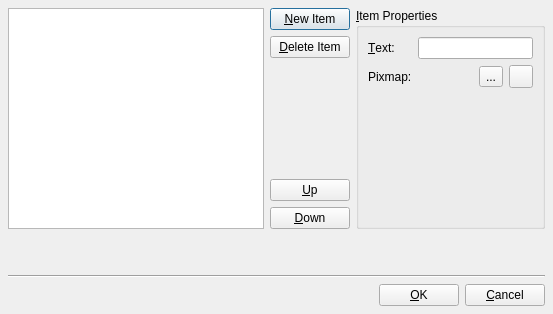
<ui version="4.0" >
 <author></author>
 <comment></comment>
 <exportmacro></exportmacro>
 <class>ListWidgetEditor</class>
 <widget class="QDialog" name="ListWidgetEditor" >
  <property name="geometry" >
   <rect>
    <x>0</x>
    <y>0</y>
    <width>553</width>
    <height>314</height>
   </rect>
  </property>
  <property name="windowTitle" >
   <string>Dialog</string>
  </property>
  <layout class="QGridLayout" >
   <property name="margin" >
    <number>8</number>
   </property>
   <property name="spacing" >
    <number>6</number>
   </property>
   <item row="0" column="0" >
    <layout class="QGridLayout" >
     <property name="margin" >
      <number>0</number>
     </property>
     <property name="spacing" >
      <number>6</number>
     </property>
     <item row="0" column="1" >
      <widget class="QPushButton" name="newItemButton" >
       <property name="text" >
        <string>&amp;New Item</string>
       </property>
       <property name="default" >
        <bool>true</bool>
       </property>
      </widget>
     </item>
     <item row="3" column="1" >
      <widget class="QPushButton" name="moveItemUpButton" >
       <property name="text" >
        <string>&amp;Up</string>
       </property>
      </widget>
     </item>
     <item row="2" column="1" >
      <spacer>
       <property name="orientation" >
        <enum>Qt::Vertical</enum>
       </property>
       <property name="sizeHint" >
        <size>
         <width>20</width>
         <height>40</height>
        </size>
       </property>
      </spacer>
     </item>
     <item row="4" column="1" >
      <widget class="QPushButton" name="moveItemDownButton" >
       <property name="text" >
        <string>&amp;Down</string>
       </property>
      </widget>
     </item>
     <item row="1" column="1" >
      <widget class="QPushButton" name="deleteItemButton" >
       <property name="text" >
        <string>&amp;Delete Item</string>
       </property>
      </widget>
     </item>
     <item rowspan="5" row="0" column="0" >
      <widget class="QListWidget" name="listWidget" />
     </item>
    </layout>
   </item>
   <item row="0" column="1" >
    <widget class="QGroupBox" name="groupBox" >
     <property name="title" >
      <string>&amp;Item Properties</string>
     </property>
     <layout class="QVBoxLayout" >
      <property name="margin" >
       <number>9</number>
      </property>
      <property name="spacing" >
       <number>6</number>
      </property>
      <item>
       <layout class="QGridLayout" >
        <property name="margin" >
         <number>0</number>
        </property>
        <property name="spacing" >
         <number>6</number>
        </property>
        <item row="1" column="0" >
         <widget class="QLabel" name="label_2" >
          <property name="text" >
           <string>Pixmap:</string>
          </property>
          <property name="buddy" >
           <cstring>browseButton</cstring>
          </property>
         </widget>
        </item>
        <item row="1" column="1" >
         <layout class="QHBoxLayout" >
          <property name="margin" >
           <number>0</number>
          </property>
          <property name="spacing" >
           <number>6</number>
          </property>
          <item>
           <spacer>
            <property name="orientation" >
             <enum>Qt::Horizontal</enum>
            </property>
            <property name="sizeHint" >
             <size>
              <width>20</width>
              <height>20</height>
             </size>
            </property>
           </spacer>
          </item>
          <item>
           <widget class="QToolButton" name="previewButton" >
            <property name="text" >
             <string>...</string>
            </property>
           </widget>
          </item>
          <item>
           <widget class="QToolButton" name="deleteButton" />
          </item>
         </layout>
        </item>
        <item row="0" column="0" >
         <widget class="QLabel" name="label" >
          <property name="text" >
           <string>&amp;Text:</string>
          </property>
          <property name="buddy" >
           <cstring>itemTextLineEdit</cstring>
          </property>
         </widget>
        </item>
        <item row="0" column="1" >
         <widget class="QLineEdit" name="itemTextLineEdit" />
        </item>
       </layout>
      </item>
      <item>
       <spacer>
        <property name="orientation" >
         <enum>Qt::Vertical</enum>
        </property>
        <property name="sizeHint" >
         <size>
          <width>20</width>
          <height>40</height>
         </size>
        </property>
       </spacer>
      </item>
     </layout>
    </widget>
   </item>
   <item row="1" column="0" colspan="2" >
    <spacer>
     <property name="orientation" >
      <enum>Qt::Vertical</enum>
     </property>
     <property name="sizeType" >
      <enum>QSizePolicy::Minimum</enum>
     </property>
     <property name="sizeHint" >
      <size>
       <width>20</width>
       <height>40</height>
      </size>
     </property>
    </spacer>
   </item>
   <item row="3" column="0" colspan="2" >
    <layout class="QHBoxLayout" >
     <property name="margin" >
      <number>0</number>
     </property>
     <property name="spacing" >
      <number>6</number>
     </property>
     <item>
      <spacer>
       <property name="orientation" >
        <enum>Qt::Horizontal</enum>
       </property>
       <property name="sizeHint" >
        <size>
         <width>40</width>
         <height>20</height>
        </size>
       </property>
      </spacer>
     </item>
     <item>
      <widget class="QPushButton" name="okButton" >
       <property name="text" >
        <string>&amp;OK</string>
       </property>
      </widget>
     </item>
     <item>
      <widget class="QPushButton" name="cancelButton" >
       <property name="text" >
        <string>&amp;Cancel</string>
       </property>
      </widget>
     </item>
    </layout>
   </item>
   <item row="2" column="0" colspan="2" >
    <widget class="QFrame" name="horizontalLine" >
     <property name="frameShape" >
      <enum>QFrame::HLine</enum>
     </property>
     <property name="frameShadow" >
      <enum>QFrame::Sunken</enum>
     </property>
    </widget>
   </item>
  </layout>
 </widget>
 <pixmapfunction></pixmapfunction>
 <resources/>
 <connections>
  <connection>
   <sender>okButton</sender>
   <signal>clicked()</signal>
   <receiver>ListWidgetEditor</receiver>
   <slot>accept()</slot>
   <hints>
    <hint type="sourcelabel" >
     <x>49</x>
     <y>14</y>
    </hint>
    <hint type="destinationlabel" >
     <x>274</x>
     <y>322</y>
    </hint>
   </hints>
  </connection>
  <connection>
   <sender>cancelButton</sender>
   <signal>clicked()</signal>
   <receiver>ListWidgetEditor</receiver>
   <slot>reject()</slot>
   <hints>
    <hint type="sourcelabel" >
     <x>49</x>
     <y>14</y>
    </hint>
    <hint type="destinationlabel" >
     <x>352</x>
     <y>312</y>
    </hint>
   </hints>
  </connection>
 </connections>
</ui>
